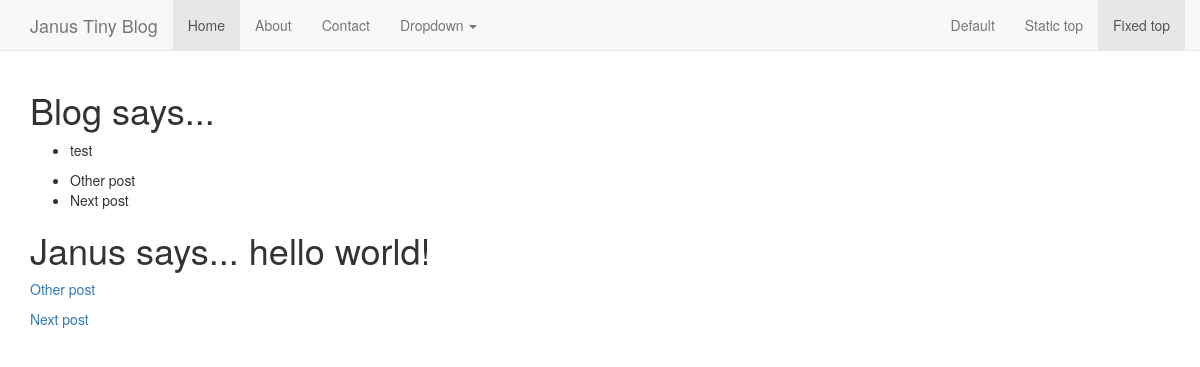
Screenshot of /blog/ with the database file from the repository.
### blog/models.py (models this page shows, shortened)
class Category(models.Model):
	name = models.CharField(max_length=128, unique=True)
	slug = models.SlugField(unique=True)

class Post(models.Model):
	category = models.ForeignKey(Category)
	author = models.ForeignKey(User)
	title = models.CharField(max_length=128)
	slug = models.SlugField(unique=True)
	body = models.TextField()
	url = models.URLField(blank=True)
	views = models.IntegerField(default=0)
	status = models.CharField(max_length=1, choices=BLOG_ITEM_STATUS, default='0')
	updated = models.DateTimeField(auto_now=True)
	created = models.DateTimeField(auto_now_add=True)
	class Meta:
		ordering = ['created']

### blog/views.py (the view)
def index(request):
    category_list = Category.objects.order_by('name')
    """Main listing."""
    posts = Post.objects.all().order_by("-created")
    paginator = Paginator(posts, 2)
    try: page = int(request.GET.get("page", '1'))
    except ValueError: page = 1
    try:
        posts = paginator.page(page)
    except (InvalidPage, EmptyPage):
        posts = paginator.page(paginator.num_pages)
    context_dict = {'categories': category_list, 'posts': posts, 'months':mkmonth_lst()}
    return render_to_response("blog/index.html", context_dict)

### blog/views.py (called while the page is built)
def mkmonth_lst():
    if not Post.objects.count(): return []
    year, month = time.localtime()[:2]
    first = Post.objects.order_by("created")[0]
    fyear = first.created.year
    fmonth = first.created.month
    months = []
    for y in range(year, fyear-1, -1):
        start, end = 12, 0
        if y == year: start = month
        if y == fyear: end = fmonth-1
        for m in range(start, end, -1):
            months.append((y, m, month_name[m]))
    return months

### templates/blog/index.html
{% extends 'base.html' %}
 {% block content %}
        <h1>Blog says...</h1>
        {% if categories %}
            <ul>
                {% for category in categories %}
                <li>{{ category.name }}</li>
                {% endfor %}
            </ul>
        {% else %}
            <strong>There are no categories present.</strong>
        {% endif %}
        {% if posts %}
            <ul>
                {% for post in posts %}
                <li>{{ post.title }}</li>
                {% endfor %}
            </ul>
        {% else %}
            <strong>There are no posts present.</strong>
        {% endif %}
        {% if user.is_authenticated %}
<h1>Janus says... hello {{ user.username }}!</h1>
{% else %}
<h1>Janus says... hello world!</h1>
{% endif %}
        <div id="postslist">
                {% for post in posts %}
                <p><a href="/blog/posts/{{ post.slug }}/">{{ post.title }}</a></p>
                {% endfor %}
        </div>
 {% endblock %}

### static/css/navbar-fixed-top.css (style rules this page uses)
body { min-height: 2000px; padding-top: 70px; }

### templates/base.html (style rules this page uses)
body { padding-top: 60px; }

### rows the page displays
Category: name "test"
Post: title "Other post"
Post: title "Next post"
